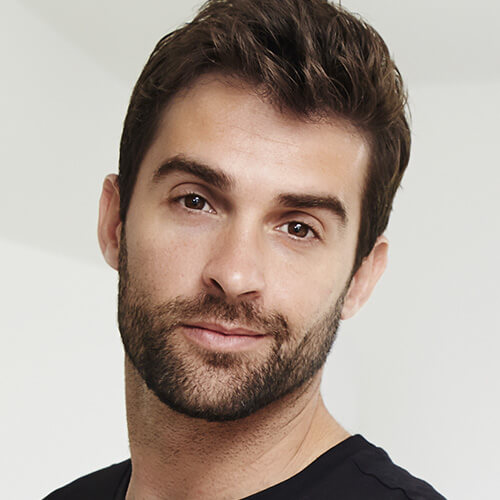
#> input picture Student_folder/images/single-face1.jpg, 500 x 500 px, found by its file name
$ python BlurringImage.py
#> lines starting #> are read from the running program, lines starting #| are printed output that depends on the picture
# BlurringImage.py

# CSCI-509 - AI & Computer Vision | Summer 2022 | USC Upstate
# Mon. 06/06/2022
# Trevor Reynen


# Imports.
import cv2
import numpy as np


# image = cv2.imread('./images/scene1.jpg')
image = cv2.imread('./assets/images/single-face1.jpg')
#> image is the input picture: shape (500, 500, 3); mean B, G, R 150.9, 160.6, 174.3

a = 1

while True:
    cv2.imshow('Original Image', image)

    # Blurry image using convolution with kernel.
    # We will discuss convolution and kernel in a later chapter.

    # Create 7 x 7 kernel (matrix with 7 rows and 7 columns).
    # We multiple by 1 / 49 to normalize the matrix.
    kernel_7x7 = np.ones((7, 7), np.float32) / 49

    # Simple minded way to prevent the print below from spamming console.
    if a < 2:
        print(kernel_7x7)
        a = 2

    blurred = cv2.filter2D(image, -1, kernel_7x7)
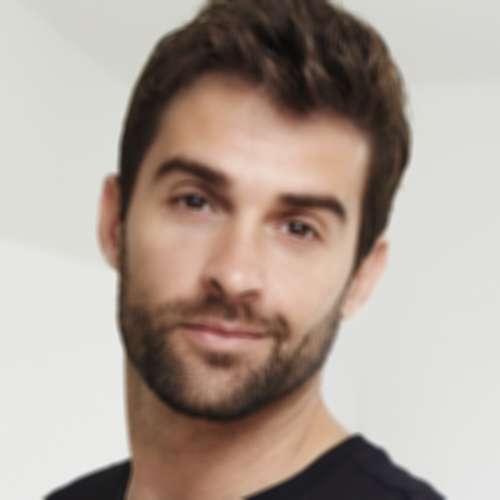
#> blurred: shape (500, 500, 3); mean B, G, R 150.9, 160.6, 174.3
    cv2.imshow('7 x 7 Kernel Blurring', blurred)

    # Convolution of image with Gaussian kernel.
    Gaussian = cv2.GaussianBlur(image, (7, 7), 0)
    cv2.imshow('Gaussian Blurring', Gaussian)

    if cv2.waitKey(1) == 13:  # 13 is the Enter Key.
#> (key Esc is pressed here)
        break

cv2.destroyAllWindows()

$ run again, with Student_folder/images/scene1.jpg copied over Student_folder/images/single-face1.jpg
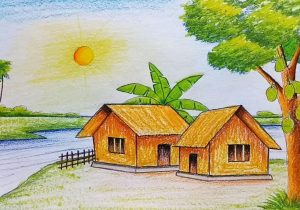
#> input picture Student_folder/images/scene1.jpg, 300 x 210 px, found by its file name
#> image is the input picture: shape (210, 300, 3); mean B, G, R 133.5, 174.3, 180
#> `blurred = cv2.filter2D(image, -1, kernel_7x7)`:
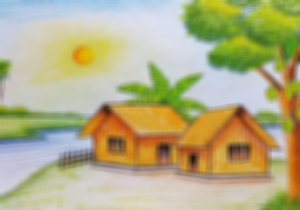
#> blurred: shape (210, 300, 3); mean B, G, R 133.5, 174.3, 180
#> `Gaussian = cv2.GaussianBlur(image, (7, 7), 0)`:
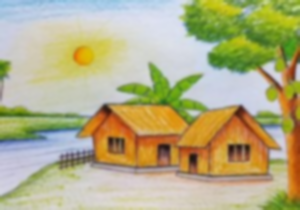
#> Gaussian: shape (210, 300, 3); mean B, G, R 133.5, 174.3, 180

$ run again, with Student_folder/images/Hillary.jpg copied over Student_folder/images/single-face1.jpg
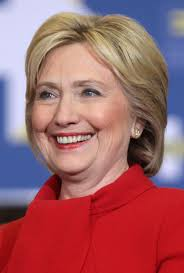
#> input picture Student_folder/images/Hillary.jpg, 184 x 273 px, found by its file name
#> image is the input picture: shape (273, 184, 3); mean B, G, R 104.2, 98.1, 159.7
#> `blurred = cv2.filter2D(image, -1, kernel_7x7)`:
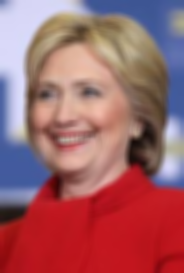
#> blurred: shape (273, 184, 3); mean B, G, R 104.2, 98.1, 159.7
